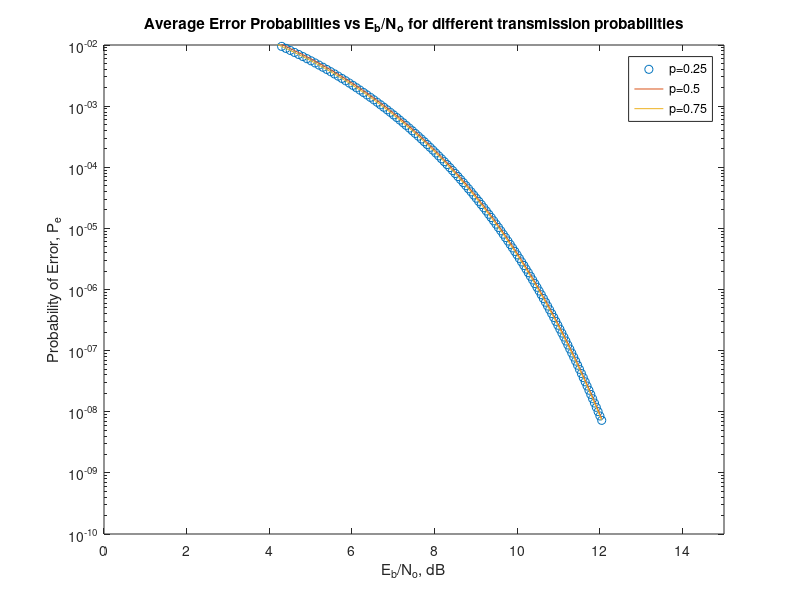

Write MATLAB code to recreate this figure.
%{
Communication Theory and Systems
CIE 337 - Spring 20 20
By: Ahmed Ashraf Hussein
Email: s-ahmedashraf@zewailcity.edu.eg
Final Assessment
PART2_THEORETICAL_ERROR_PROBABILITY
%}
%{
Prompt:
It's required to plot the average error probability vs Eb/N0 for
p = 0.25, 0.5 and 0.75 all on the same figure.
Note that ? is a function of p
%}

clear;
clc;
T_b = 1;
A = .1:.1:20;
E_b = A.^2*T_b;
N_o = 25;
dB = 10*log10(E_b/N_o);
p = [0.25, 0.5, 0.75];

for j = 1:length(p)
    pe_all = [];
    for i = 1:length(A)
        pe = (1-p(j))*qfunc((((N_o/(16*A(i)*T_b))*log((1-p(j))/p(j)))+A(i))*sqrt(2)/sqrt(N_o/T_b))+(p(j))*qfunc((-1*((N_o/(16*A(i)*T_b))*log((1-p(j))/p(j)))+A(i))*sqrt(2)/sqrt(N_o/T_b));
        pe_all = [pe_all pe];
    end
    if p(j) == 0.25
        semilogy(dB, pe_all, 'o');
        hold on;
        continue;
    end        
    semilogy(dB, pe_all);
    hold on;
    
end
axis([0 15 10^-10 10^-2])
legend('p=0.25', 'p=0.5', 'p=0.75')
xlabel('E_b/N_o, dB')
ylabel('Probability of Error, P_e')
title('Average Error Probabilities vs E_b/N_o for different transmission probabilities')